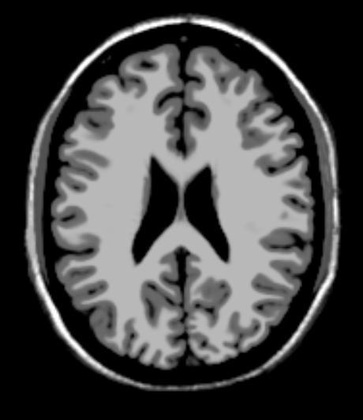
%> input picture HW1/T1.jpg, 363 x 420 px, shrunk from 460 x 532 before the run
$ octave q5.m   (GNU Octave 9; MATLAB toolbox functions it lacks are replaced by stand-ins)
%> lines starting %> are read from the running program, lines starting %| are printed output that depends on the picture
J1 = double(imread('T1.jpg'));
%> J1: size 420x363 double; min 0, max 255, mean 68.3; mean of the top-left, top-right, bottom-left and bottom-right quarters 70, 70.4, 66.9, 65.8
J2 = double(imread('T2.jpg'));
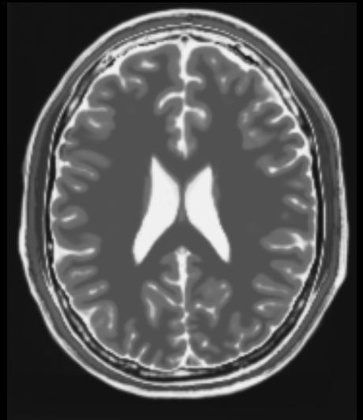
%> input picture HW1/T2.jpg, 363 x 420 px, shrunk from 460 x 532 before the run
%> J2: size 420x363 double; min 0, max 246, mean 82.7; mean of the top-left, top-right, bottom-left and bottom-right quarters 81.3, 86.1, 80.8, 82.8

theta = 28.5;
eps = 1e-20;

% Rotate the image J2 by theta degrees anti-clockwise
J3 = imrotate(J2, theta, 'bilinear', 'crop');
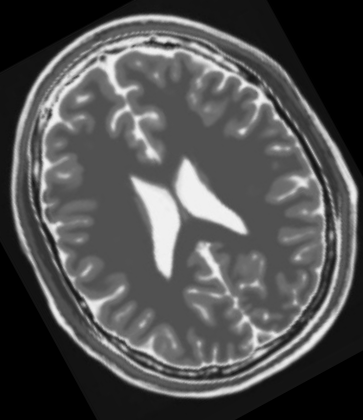
%> J3: size 420x363 double; min 0, max 244.1, mean 80.3

% Set the value of unoccupied pixels to 0
J3(J3 == 0) = 0;

theta_range = -45:1:45;
ncc_values = zeros(size(theta_range));
je_values = zeros(size(theta_range));
qmi_values = zeros(size(theta_range));

for idx = 1:length(theta_range)
    angle = theta_range(idx);
    J4 = imrotate(J3, angle, 'bilinear', 'crop');
    J4(J4 == 0) = 0;

    % 1. Compute the normalized cross-correlation (NCC)
    v1 = (J1(:) - mean(J1(:))) / norm(J1(:) - mean(J1(:)));
    v4 = (J4(:) - mean(J4(:))) / norm(J4(:) - mean(J4(:)));
    ncc_values(idx) = abs(dot(v1, v4));

    % 2. Compute the joint entropy (JE)
    je_prob = joint_histogram(J1, J4, 1);
    je_prob = je_prob / sum(je_prob(:));
    je_values(idx) = -sum(je_prob(:) .* log(je_prob(:) + eps));

    % 3. Compute the quadratic mutual information (QMI)
%> the run ends on the next line
    joint_hist = joint_histogram(J1, J4, 10);
% [75 lines not run here, left out]
function joint_hist = joint_histogram(I1, I2, bin_width)
    % Initialize the joint histogram
    max_intensity = 256;
    num_bins = floor(max_intensity / bin_width) + 1;
    joint_hist = zeros(num_bins, num_bins);

    % Compute the joint histogram
    for i = 1:size(I1, 1)
        for j = 1:size(I1, 2)
            bin1 = min(floor(I1(i, j) / bin_width) + 1, num_bins);
            bin2 = min(floor(I2(i, j) / bin_width) + 1, num_bins);
            joint_hist(bin1, bin2) = joint_hist(bin1, bin2) + 1;
        end
    end
end
